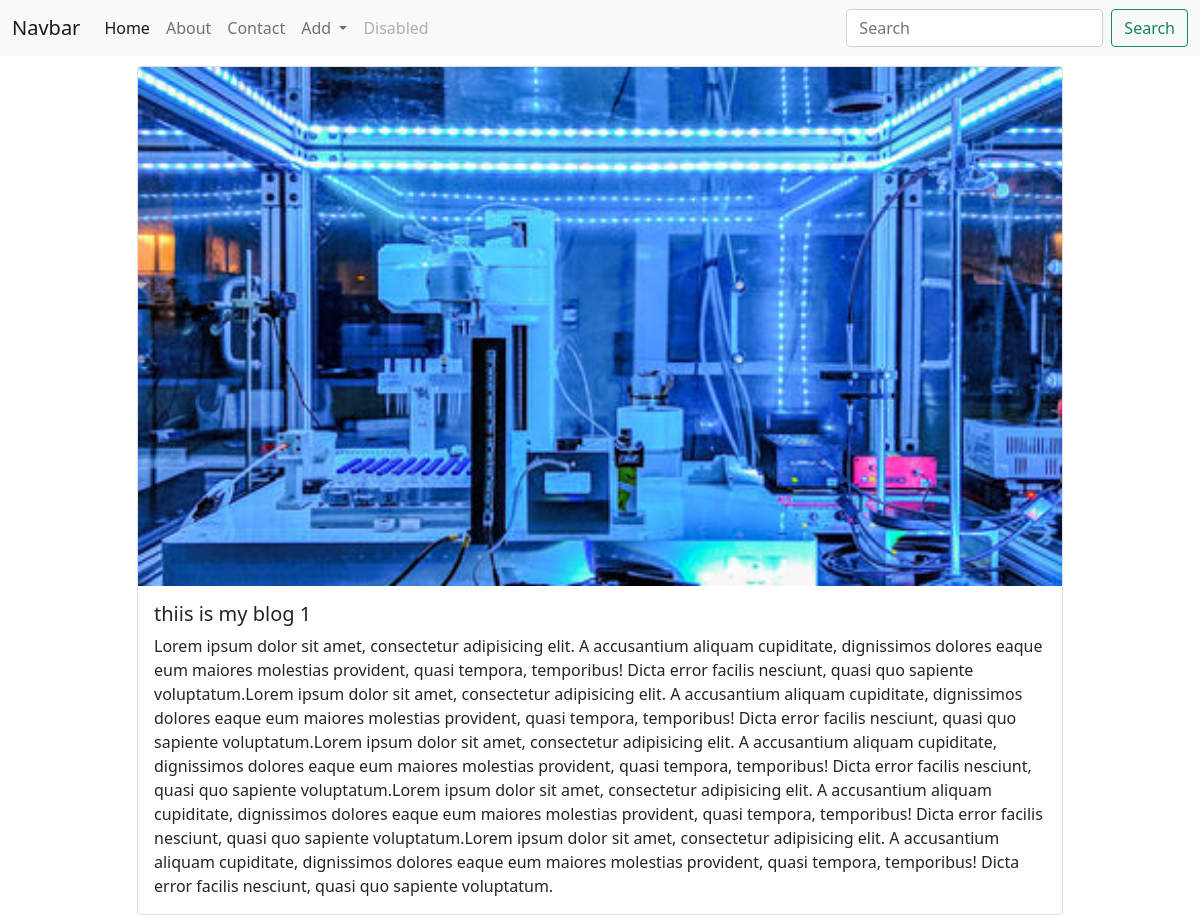
/details/4, run on the app's committed database.
### blog/models.py (models this page shows, shortened)
class Blog(models.Model):
    title = models.CharField(max_length=100)
    description = models.TextField()
    image = models.ImageField(upload_to='blog/')
    postedDate = models.DateField(auto_now=True)
    category = models.ForeignKey(Category,on_delete=models.CASCADE)

### dummy/views.py (the view)
# urls.py: path('details/<int:id>',details,name='details'),
def details(request,id):
    blog = get_object_or_404(Blog,id=id)
    context = {
        'blog':blog
    }
    return render(request,'details.html',context)

### templates/details.html (shortened to what this page needs)
{% extends 'master/master.html' %}
{% block 'content' %}
 <div class="container">
   <div class="row justify-content-md-center">
  <div class="col-10" style="margin-top:10px;">
    <div class="card">
    <img src="{{MEDIA_URL}}{{blog.image.url}}" class="card-img-top" alt="...">
    <div class="card-body">
      <h5 class="card-title">{{blog.title}}</h5>
      <p class="card-text">{{blog.description}}</p>
    </div>
  </div>
  </div>
 </div>
</div>
{% endblock %}

### data on the page
Blog: image (picture), title "thiis is my blog 1", description "Lorem ipsum dolor sit amet, consectetur adipisicing elit. A accusantium aliquam cupiditate, dignissimos dolores eaque eum maiores molestias provident, quasi tempora, temporibus! Dicta error facilis nesciunt, quasi quo sapiente voluptatum.Lorem ipsum dolor sit amet, consectetur adipisicing elit. A accusantium aliquam cupiditate, dignissimos dolores eaque eum maiores molestias provident, quasi tempora, temporibus! Dicta error facilis nesciunt, quasi quo sapiente voluptatum.Lorem ipsum dolor sit amet, consectetur adipisicing elit. A accusantium aliquam cupiditate, dignissimos dolores eaque eum maiores molestias provident, quasi tempora, temporibus! Dicta error facilis nesciunt, quasi quo…"
